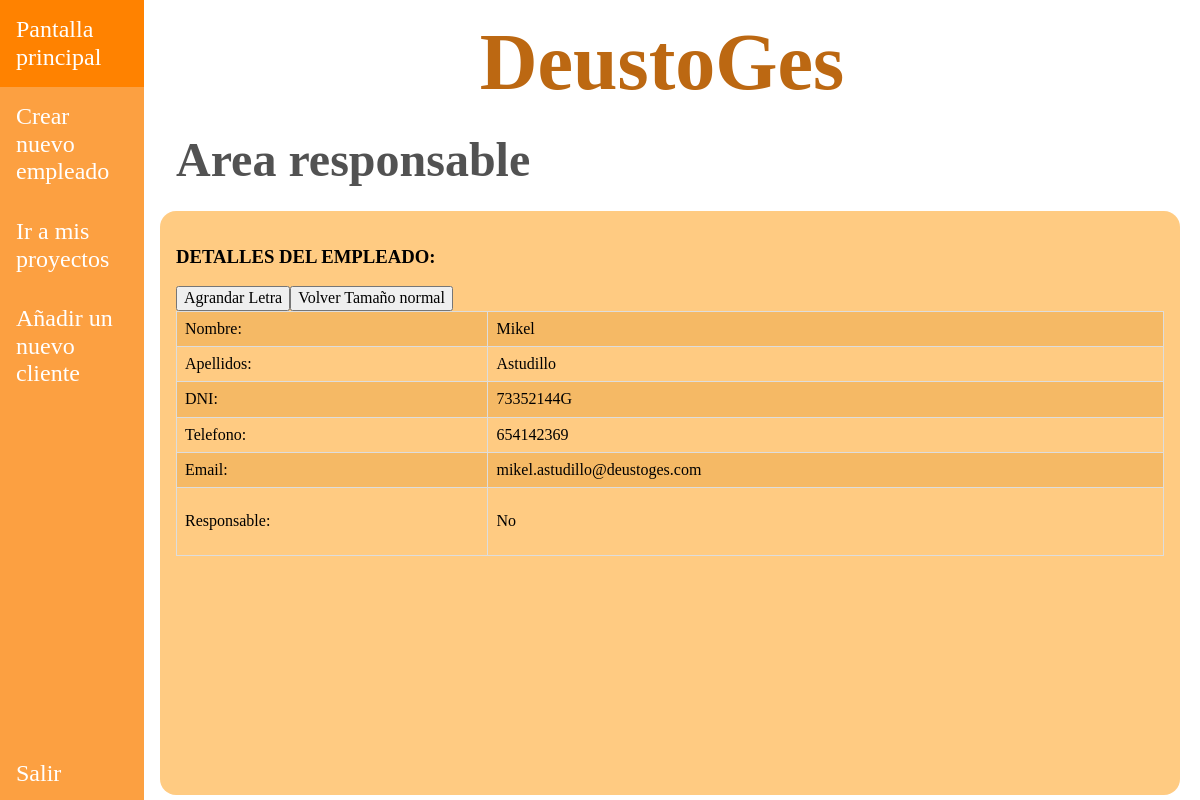
The app's page /appDeustoGes/responsables/2/empleados/2/detalle (signed in) with its own data.
### appDeustoGes/models.py (models this page shows, shortened)
class Empleado(models.Model):
    dni = models.CharField(max_length=9)
    nombre = models.CharField(max_length=15)
    apellidos = models.CharField(max_length=40, default="")
    email = models.EmailField()
    telefono = models.PositiveIntegerField()
    responsable = models.BooleanField(default=False)
    created = models.DateTimeField(auto_now_add=True, blank=True, null=True)
    updated = models.DateTimeField(auto_now=True, blank=True, null=True)
    class Meta:
        verbose_name = "empleado"
        verbose_name_plural = "empleados"

### appDeustoGes/views.py (the view)
# urls.py: path("/responsables/<int:id_responsable>/empleados/<int:id_empleado>/detalle", views.show_empleado, name='empleado_detail'),
@login_required
def show_empleado(request, id_responsable, id_empleado):
    responsable = get_object_or_404(Empleado, id=id_responsable)
    empleado = get_object_or_404(Empleado, id=id_empleado)
    return render(request, "appDeustoGes/empleado_detail.html", {'responsable': responsable,
                                                                 "empleado": empleado})

### templates/appDeustoGes/empleado_detail.html (shortened to what this page needs)
{% extends "base.html" %}
{% block css %}
    <link rel="stylesheet" href="/../static/css/normalize.css">
    <link rel="stylesheet" href="/../static/css/style.css">
{% endblock %}
{% block nav_header %}
    <nav class="barra-lateral">
        <ul class="listado-barra-lateral">
            <div>
                <li><a href="{% url 'pantalla_responsable' responsable.id %}">Pantalla principal</a></li>
                <li><a href="{% url 'empleado_create' responsable.id %}">Crear nuevo empleado</a></li>
                <li><a href="{% url 'proyectos_index' responsable.id %}">Ir a mis proyectos</a></li>
                <li><a href="{% url 'cliente_create' responsable.id %}">Añadir un nuevo cliente</a></li>
            </div>
            <div>
                <li><a href="{% url 'pantalla_inicio' %}">Salir</a></li>
            </div>
        </ul>
    </nav>
{% endblock %}
{% block main_contenido %}
    <h2>Area responsable</h2>
    <div class="contenido">
        <h3>DETALLES DEL EMPLEADO:</h3>
        {% if  empleado %}
        <table class="estilos-table">
    <tr>
        <td >Nombre:</td>
        <td>{{ empleado.nombre }}</td>
    </tr>
    <tr>
        <td>Apellidos:</td>
        <td>{{ empleado.apellidos }}</td>
    </tr>
    <tr>
        <td>DNI:</td>
        <td>{{ empleado.dni }}</td>
    </tr>
    <tr>
        <td>Telefono:</td>
        <td>{{ empleado.telefono }}</td>
    </tr>
    <tr>
        <td>Email:</td>
        <td>{{ empleado.email }}</td>
    </tr>
    <tr>
        <td>Responsable:</td>
        <td>{% if empleado.responsable == 1 %}
                <p>Si</p>
            {% else %}
                <p>No</p>
            {% endif %}
        </td>
    </tr>
<button id="boton_tamano">Agrandar Letra</button>
<button id="boton_tamano_pequeno">Volver Tamaño normal</button>
</table>
    {% endif %}
    </div>
{% endblock %}

### static/css/style.css (style rules this page uses)
html { box-sizing: border-box; }
*, *:before, *:after { box-sizing: inherit; }
a { text-decoration: none; color: black; }
ul { list-style: none; margin: 0; padding: 0; }
.flex { display: flex; flex-wrap: wrap; width: 100%; overflow-x: hidden; }
h2 { margin-block:0; padding-block: 1.5rem; margin-left: 2rem; font-size: 6vh; width: 100%; color: rgba(0, 0, 0, 0.678); }
.barra-lateral { width: 12vw; background-color: rgba(252, 140, 24, 0.82); height: 100vh; }
.listado-barra-lateral { display: grid; grid-template-rows: 93vh 7vh; }
.listado-barra-lateral a { font-size: 1.5rem; color: white; display: block; padding: 1rem; }
.contenido { padding: 1rem; margin-left: 1rem; width: 85vw; height: 73vh; background-color: rgba(255, 149, 0, 0.49); border-radius: 1rem; }
.estilos-table { width: 100%; border-collapse: collapse; }
.estilos-table td { border: 1px solid #dddddd; text-align: left; padding: 8px; }
.estilos-table tr:nth-child(odd) { background-color: rgba(216, 136, 24, 0.27); }

### records on screen
Empleado: nombre "Mikel", apellidos "Astudillo", dni "73352144G", telefono "654142369", email "mikel.astudillo@deustoges.com"
